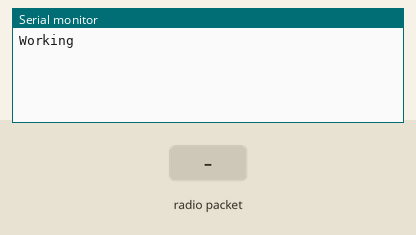
Simulated run of this sketch. Board: Arduino Uno, built with avr-gcc and run on an emulated ATmega328P. Parts: the last lines printed to the serial monitor. The inputs (shaded band) are chosen by the test bench. No radio packets arrive unless stated.

Above: at 1.2 s.
1.3 s: radio packet "ADDRESS01" arrives
At 2.5 s:
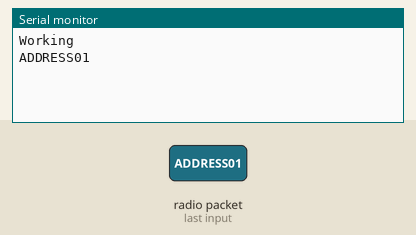
2.8 s: radio packet "1" arrives
At 3.8 s:
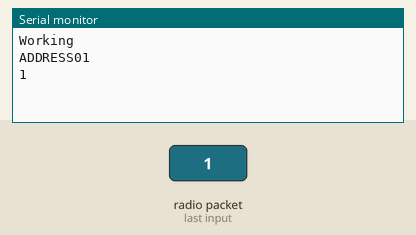

The sketch:

Receiver.ino
```cpp
// Code 1 : Sending Text (Receiver)
// Library: TMRh20/RF24 (https://github.com/tmrh20/RF24/)

#include <SPI.h>
#include <RF24.h>
#include <nRF24L01.h>

RF24 radio(9, 8); // CE, CSN
//const byte address[10] = "ADDRESS01";
const byte address[6] = "00001";

void setup() {
  Serial.begin(9600);
  radio.begin();
  radio.openReadingPipe(0, address);
  radio.setPALevel(RF24_PA_MIN);
  Serial.println("Working");
  radio.startListening();
};

void loop() {
  if (radio.available()) {
    char txt[32] = "";
    radio.read(&txt, sizeof(txt));
    Serial.println(txt);
  };

};
```

Measured:
- after the input at 1.3 s, the serial monitor: prints a new line at once (image 1)
- after the input at 2.8 s, the serial monitor: prints a new line at once (image 2)
